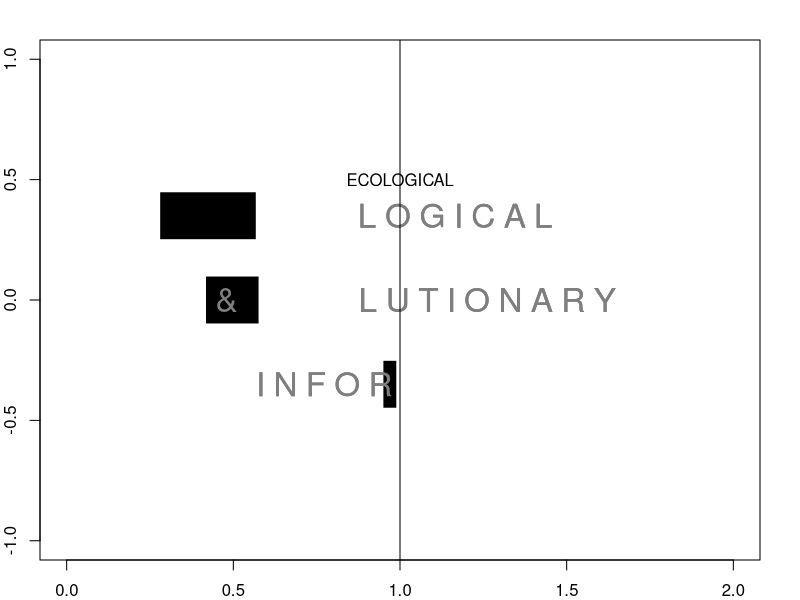

Reproduce this figure in R.
customText <- function(x, y, labels, let = 0, 
                       cex = 1, col = par('fg')) {
    l <- strsplit(labels, '')[[1]]
    w <- sapply(l, strwidth, cex = cex)
    
    let <- let * strwidth('m', cex = cex)
    
    # browser()
    xx <- x + cumsum(c(0, w[-length(w)] + let))
    xx <- xx - mean(xx) + 1
    yy <- rep(y, length(xx))
    
    text(xx, yy, l, adj = c(0, 0.5), cex = cex, col = col)
    
    out <- list(x0 = xx - 0.5 * let, x1 = x + cumsum(w + let) - 0.5 * let, 
                y0 = y - strheight(labels, cex = cex) * 1, 
                y1 = y + strheight(labels, cex = cex) * 1)
    names(out[[1]]) <- names(out[[2]]) <- l
    
    invisible(out)
}


let <- 0.3
cex <- 2
vlet <- 0.35
mainCol <- 'white'
backCol <- 'gray50'

# png('eem_logo.png', width = 4.3, height = 4.3, units = 'in', res = 380)

par(mar = rep(2, 4), bg = 'white')
plot(1, type = 'n', xlim = c(0, 2), ylim = c(-1, 1), 
     # axes = FALSE
     )

s1 <- customText(0, vlet, 'ECOLOGICAL', 
                 col = c(rep(mainCol, 3), rep(backCol, 7)),
                 let = let, cex = cex)
s2 <- customText(0, 0, '& EVOLUTIONARY', 
                 col = c(rep(backCol, 2), rep(mainCol, 3), rep(backCol, 9)),
                 let = let, cex = cex)
s3 <- customText(0, -vlet, 'INFORMATICS', 
                 col = c(rep(backCol, 5), rep(mainCol, 6)),
                 let = let, cex = cex)

rect(xleft = s1$x0[grep('E', names(s1$x0))], 
     xright = s1$x1[grep('O', names(s1$x1))][1], 
     ybottom = s1$y0, ytop = s1$y1, 
     border = mainCol, col = 'black')

rect(xleft = s2$x0[grep('E', names(s2$x0))],
     xright = s2$x1[grep('O', names(s2$x1))][1], 
     ybottom = s2$y0, ytop = s2$y1, 
     border = mainCol, col = 'black')

rect(xleft = s3$x0[grep('M', names(s3$x0))],
     xright = s3$x1[grep('S', names(s3$x1))], 
     ybottom = s3$y0, ytop = s3$y1, 
     border = mainCol, col = 'black')

customText(0, vlet, 'ECOLOGICAL', 
           col = c(rep(mainCol, 3), rep(backCol, 7)),
           let = let, cex = cex)
customText(0, 0, '& EVOLUTIONARY', 
                 col = c(rep(backCol, 2), rep(mainCol, 3), rep(backCol, 9)),
                 let = let, cex = cex)
customText(0, -vlet, 'INFORMATICS', 
                 col = c(rep(backCol, 5), rep(mainCol, 6)),
                 let = let, cex = cex)


abline(v = 1)
text(1, 0.5, labels = 'ECOLOGICAL')


# dev.off()
